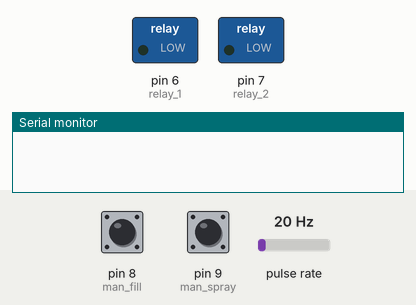
A sketch run on a simulated Arduino Uno, built with avr-gcc and run on an emulated ATmega328P. On the bench: switched loads named in the sketch (green lamp = pin HIGH), the last lines printed to the serial monitor. Wiring (inferred from the names in the program): pulse sensor: data pin 2. The test bench sets the inputs (shaded band); at power-on: pin 9 (man_spray) HIGH, pulse rate 20 Hz, pin 8 (man_fill) HIGH. The local clock reads 2024-03-15 10:24:30 at power-on unless the sketch sets it.

Above: at 0.1 s.
At 1.4 s:
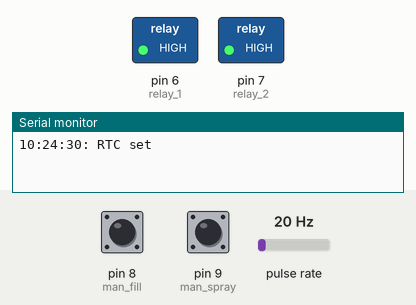
1.5 s: pin 9 (man_spray) pulled LOW for 1 s
At 2.9 s:
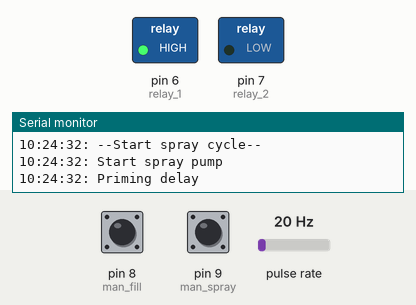
6.6 s: pin 9 (man_spray) pulled LOW for 3.2 s
11.3 s: pulse rate (sensor on pin 2) set to 58 Hz
15.4 s: pulse rate (sensor on pin 2) set to 63 Hz
Timing chart, 0 to 18.4 s (numbered marks = the images above; inputs shaded):
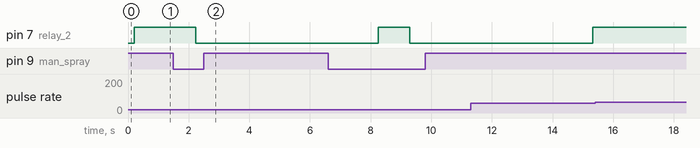

Measured:
- after the input at 1.5 s, pin 7 (relay_2): HIGH → LOW after 0.73 s
- after the input at 15.4 s, every drawn part: stays the same

The sketch:

pump_controller.ino
```cpp
#include <DS1307RTC.h>
#include <Time.h>
#include <TimeAlarms.h>
#include <Wire.h>


int relay_1 = 6;
int relay_2 = 7;
int man_fill = 8;
int man_spray = 9;

// flow sensor vars
volatile int NbTopsFan; //measuring the rising edges of the signal
int hallsensor = 2;    //The pin location of the sensor

// water sensor vars
int water_sens = 3;

int fill_time = 60; // in seconds
int flow_thresh = 10; // in L/hr

void setup() {
  Serial.begin(9600);
  // while (!Serial) ; // wait for serial
  Alarm.delay(200);

  // Set internal time to RTC
  setSyncProvider( RTC.get );
  toLog("RTC set");

  // Set up relays
  pinMode(relay_1, OUTPUT);
  pinMode(relay_2, OUTPUT);
  digitalWrite(relay_1, HIGH); //Turn off relay
  digitalWrite(relay_2, HIGH); //Turn off relay

  // Set up water sensor
  pinMode(water_sens, INPUT_PULLUP);

  // Set up flow sensor
  pinMode(hallsensor, INPUT_PULLUP); //initializes digital pin 2 as an input
  attachInterrupt(0, rpm, RISING);   //and the interrupt is attached

  // Set up manual triggers
  pinMode(man_fill, INPUT_PULLUP);
  pinMode(man_spray, INPUT_PULLUP);

  // Initialze timers
  // Alarm.timerRepeat(10, Fill); fill_time=5; // testing fill timer
  Alarm.timerRepeat(5400, Fill); // fill timer, 1.5 hr
  // Alarm.timerRepeat(4500, Fill); // fill timer, 1 hr 15min
  // Alarm.timerRepeat(3600, Fill); // fill timer, once an hour
  //Alarm.timerRepeat(1800, Fill); // fill timer, twice an hour


  // Alarm.alarmRepeat(hour(),minute(),second()+5, Spray); // testing spray time
  Alarm.alarmRepeat(8,30,0, Spray);  // 8:30am every day


}


void loop() {
  // digitalClockDisplay();
  if( digitalRead(man_fill) == 0 ) { toLog("Manual fill"); Fill(); }
  if( digitalRead(man_spray) == 0 ) { toLog("Manual spray"); Spray(); }
  Alarm.delay(1000);
//check_flow();


}


void Fill()
{
  toLog("--Fill cycle--");
  if ( digitalRead(water_sens) == 1 ) { toLog("Tank full"); toLog("--End fill cycle--"); return; }
  long end_fill = now() + fill_time;

  toLog("Start well pump");
  while ( end_fill > now() )
    {
      digitalWrite(relay_1, LOW); // Turn on relay
      Alarm.delay(1000);
      if ( digitalRead(water_sens)==1 ) { toLog("Tank full"); break; }
      if ( digitalRead(man_fill)==0 ) { toLog("Manual stop"); break; }
    }
  toLog("Stop well pump");
  digitalWrite(relay_1, HIGH); // Turn off relay

  toLog("--End fill cycle--");
  return;
}


void Spray()
{
  toLog("--Start spray cycle--");
  toLog("Start spray pump");
  digitalWrite(relay_2, LOW); // Turn on relay

  toLog("Priming delay");
  Alarm.delay(5000);
  int flow = check_flow();
  toLog ( String( "Flow: " + String(flow) ) );
  while ( flow > flow_thresh ) {
    //Alarm.delay(4000);
    flow = check_flow();
    toLog ( String( "Flow: " + String(flow) ) );
    if ( digitalRead(man_spray)==0 ) { toLog("Manual stop"); break; }

  }
  toLog("Stop spray pump");
  digitalWrite(relay_2, HIGH); // Turn off relay

  toLog("--End spray cycle--");
}


int check_flow ()
{
  int Calc;
  NbTopsFan = 0;   //Set NbTops to 0 ready for calculations
//  sei();      //Enables interrupts
  Alarm.delay(1000);   //Wait 1 second
//  cli();      //Disable interrupts
//  Calc = (NbTopsFan * 60 / 5.5); //(Pulse frequency x 60) / 5.5Q, = flow rate in L/hour
  Calc = (NbTopsFan / 5.5); // Pulse frequency / 5.5Q, = flow rate in L/min

//  Serial.print (Calc, DEC); //Prints the number calculated above
//  Serial.print (" L/hour\r\n"); //Prints "L/hour" and returns a  new line
  return Calc;
}

void rpm ()     //This is the function that the interupt calls
{
  NbTopsFan++;  //This function measures the rising and falling edge of the hall effect sensors signal
}


void toLog(String message)
{
  Serial.print(hour());
  printDigits(minute());
  printDigits(second());
  Serial.print(": ");
  Serial.println(message);
}


void digitalClockDisplay()
{
  // digital clock display of the time
  Serial.print(hour());
  printDigits(minute());
  printDigits(second());
  Serial.println();
}

void printDigits(int digits)
{
  Serial.print(":");
  if(digits < 10)
    Serial.print('0');
  Serial.print(digits);
}
```
